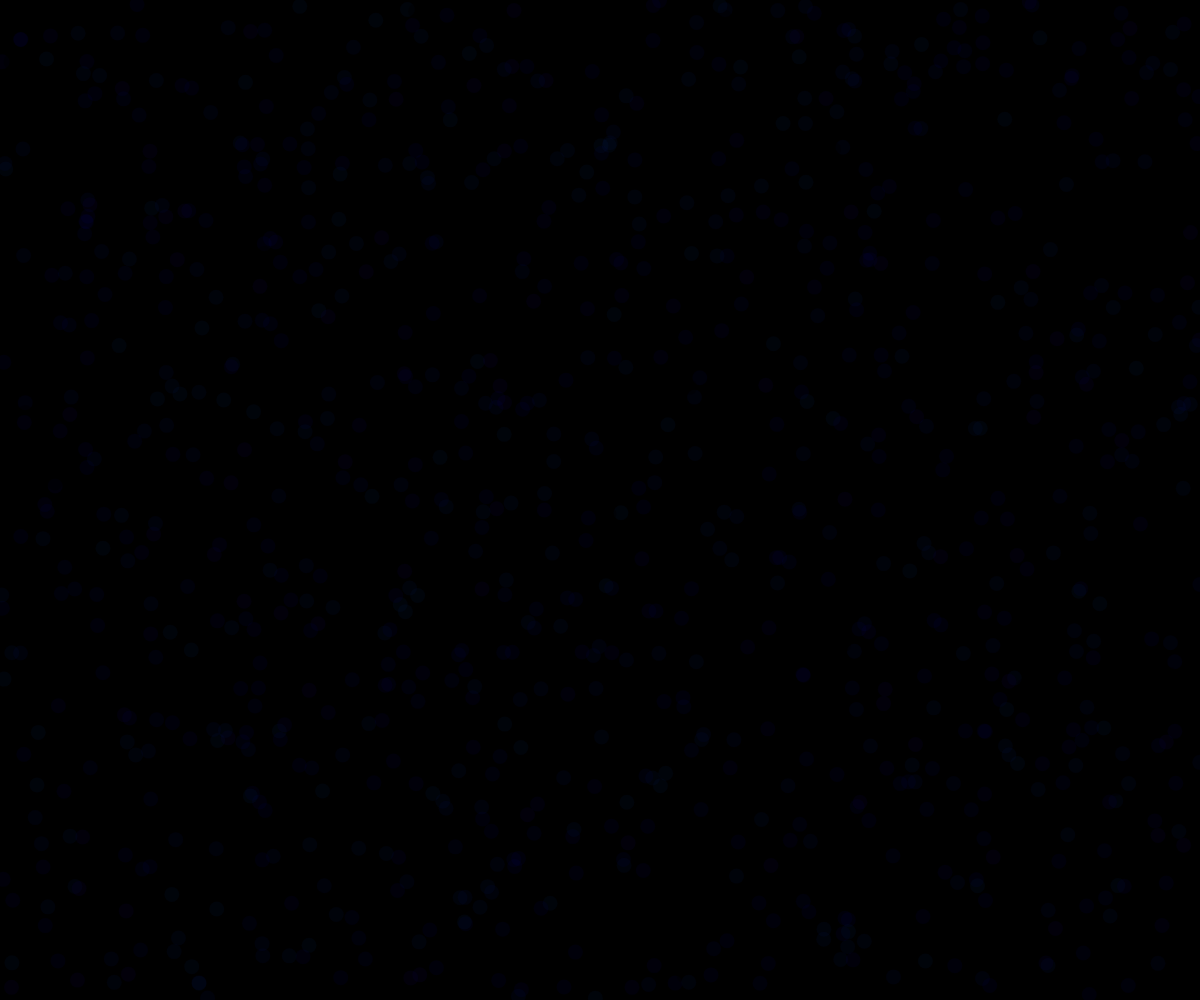
Frame 1 (no input)
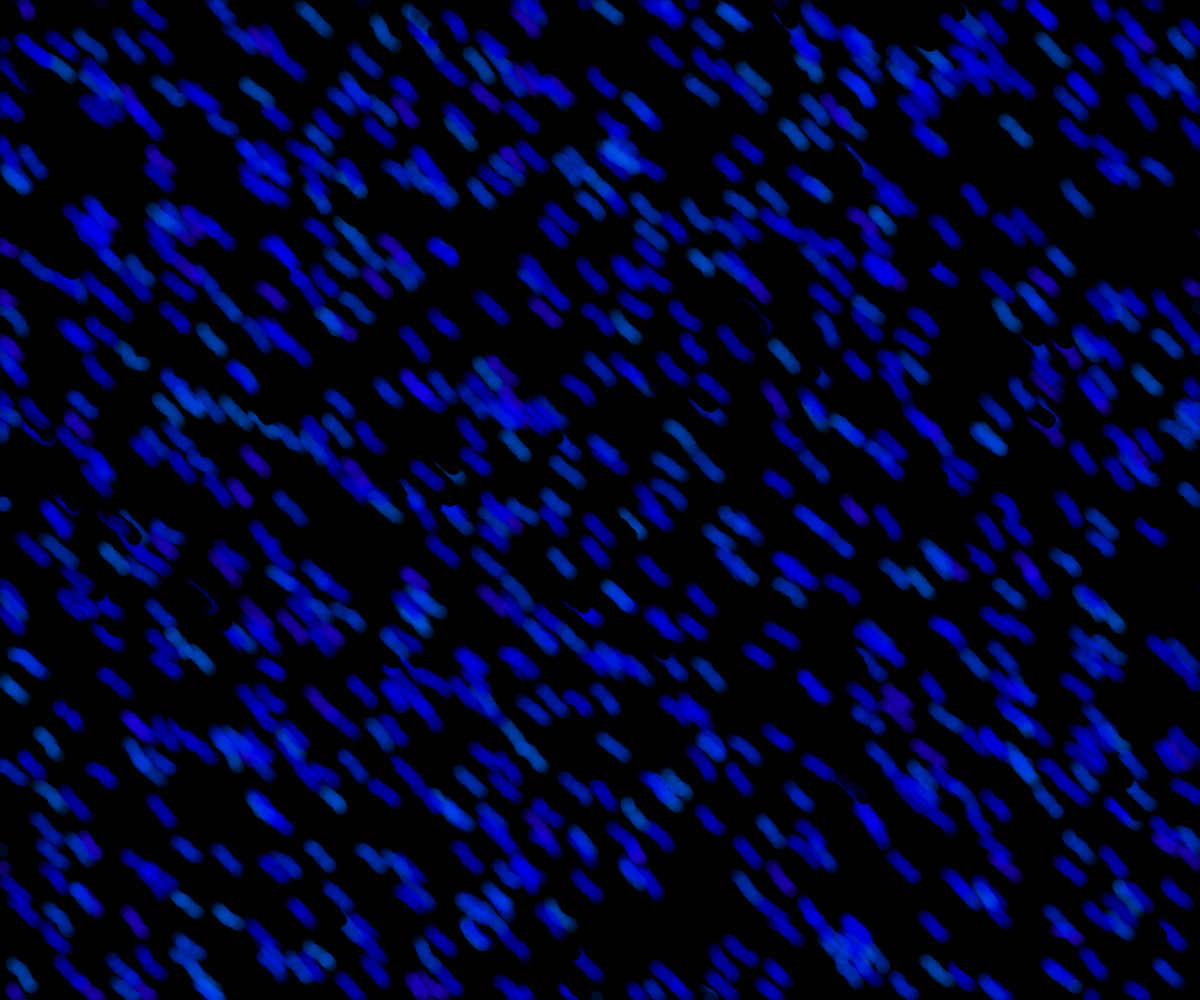
Frame 60 (no input)
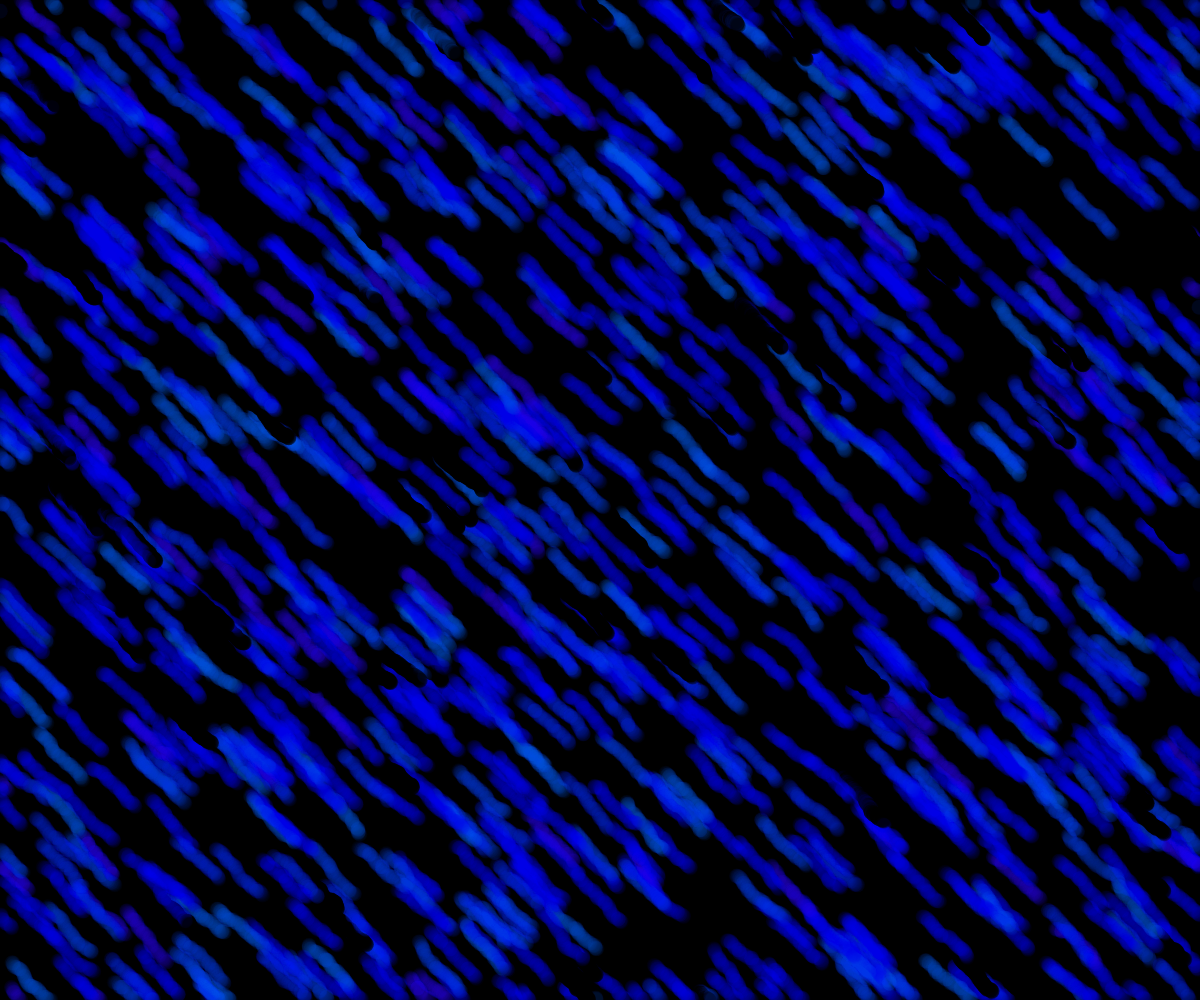
Frame 120 (the mouse pressed at the canvas centre since frame 60)

The p5.js sketch that drew these frames (run headless with seeded random() and noise() and a simulated clock; from frame 60 on, the mouse is pressed at the canvas centre):

// p5.js sketch
// ── sketch.js
// [ [x, y, h, s, v, a], ...]
var dpsAgentData = [];

function setup() {
    colorMode(HSB, 1.0, 1.0, 1.0, 1.0);
    createCanvas(windowWidth, windowHeight);
    background(0);
    frameRate(30);
    noStroke();

    for(var i=0; i<1000; i++) {
        var r = random();
        dpsAgentData[dpsAgentData.length] = [   random(windowWidth),        // x 
                                                random(windowHeight),       // y
                                                random(0.6,0.7),            // h
                                                1.0,                        // s
                                                (r > 0.1) ? 1.0 : 0.0,      // v
                                                (r > 0.1) ? 0.04 : 0.4];    // a
    }
}

function draw() {
    for(var i=0; i < dpsAgentData.length; i++) {
        fill(dpsAgentData[i][2], dpsAgentData[i][3], dpsAgentData[i][4], dpsAgentData[i][5]);
        ellipse(dpsAgentData[i][0], dpsAgentData[i][1], 15, 15);
       
        dpsAgentData[i][0] += random(-0.25, 1);
        dpsAgentData[i][1] += random(-0.25, 1);
        dpsAgentData[i][0] %= windowWidth;
        dpsAgentData[i][1] %= windowHeight;
    }
}

function windowResized() {
    resizeCanvas(windowWidth, windowHeight);
    background(0);
}
